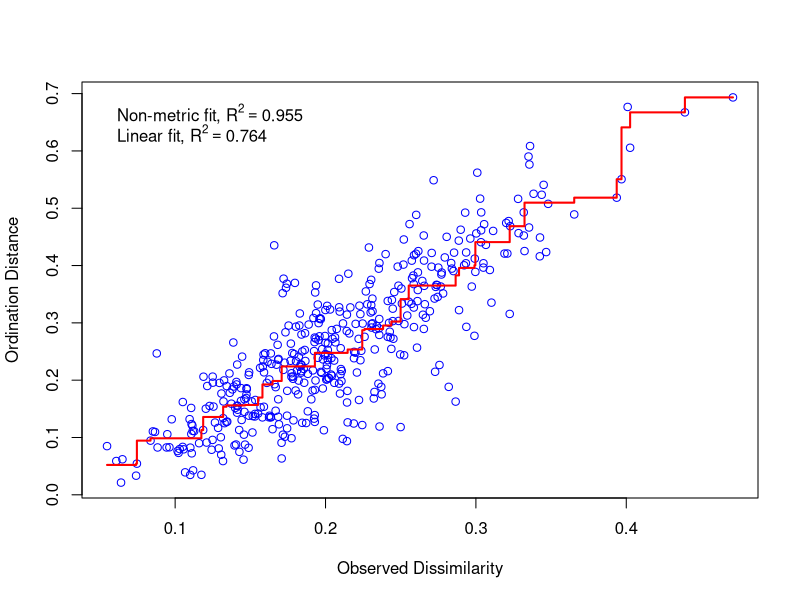
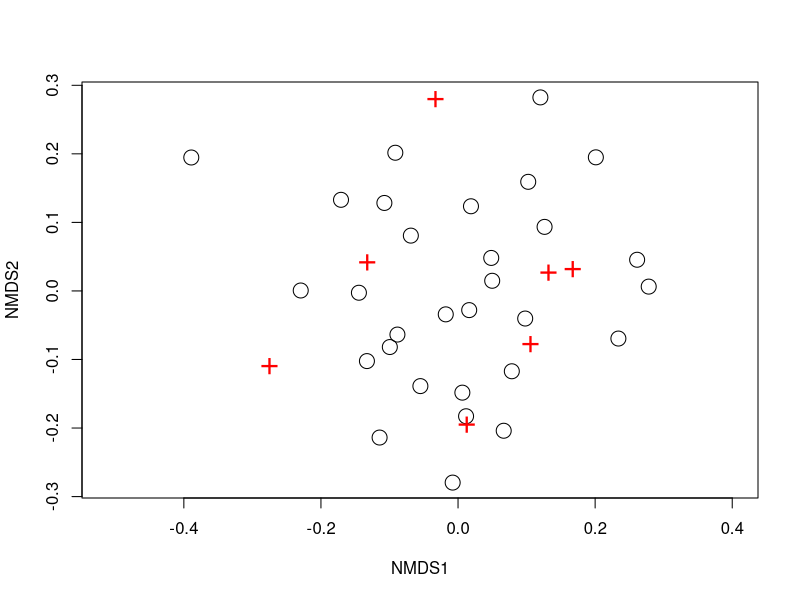
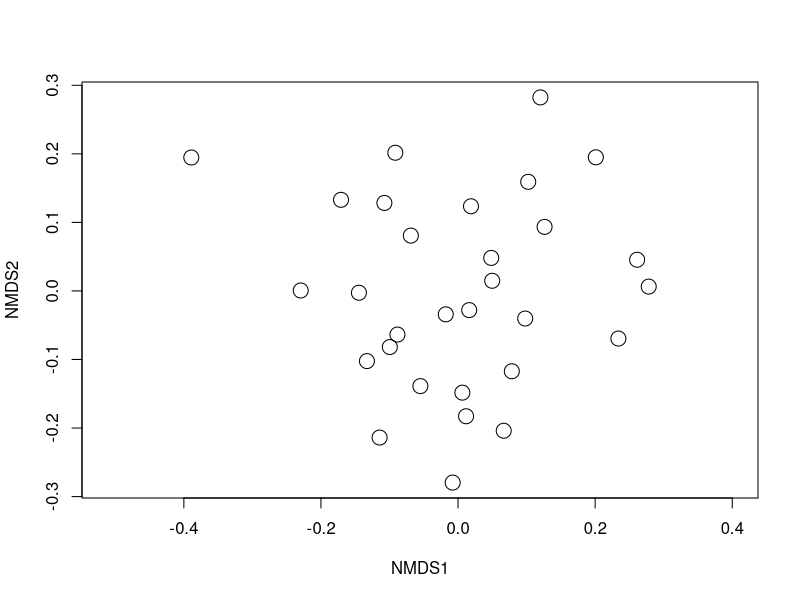
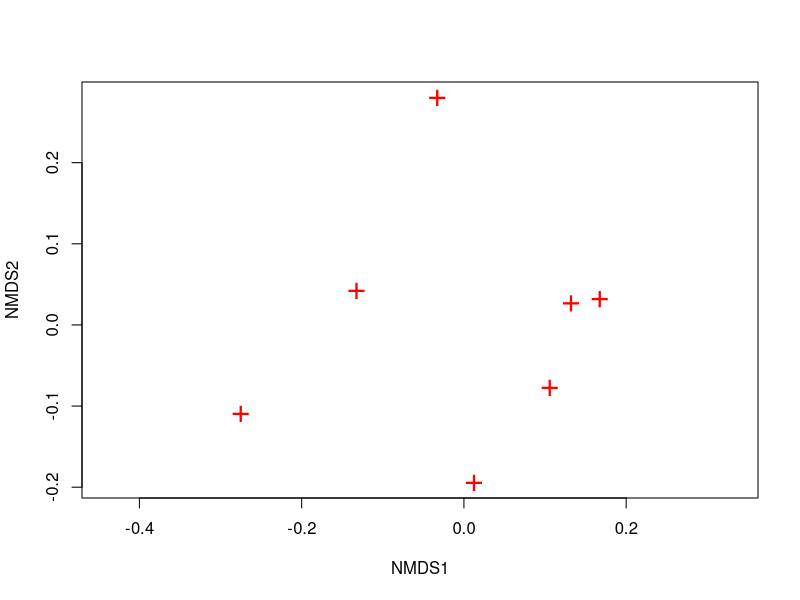
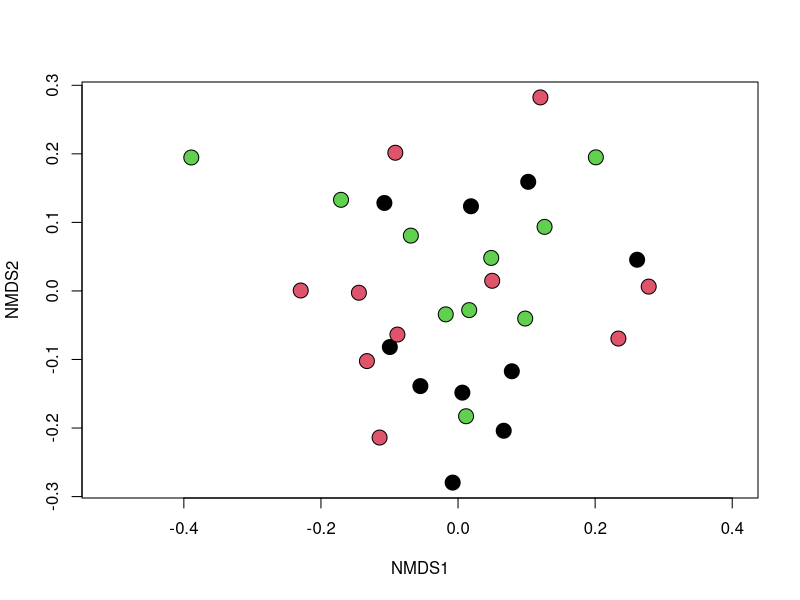
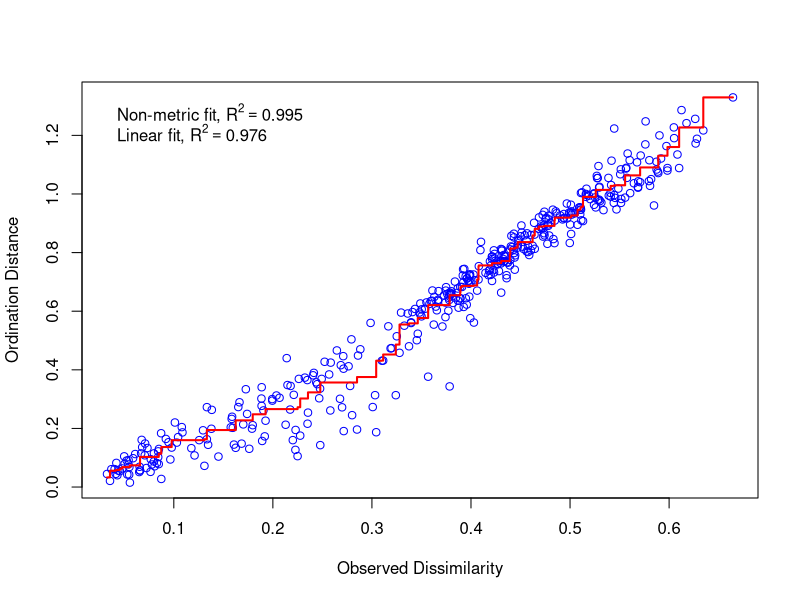
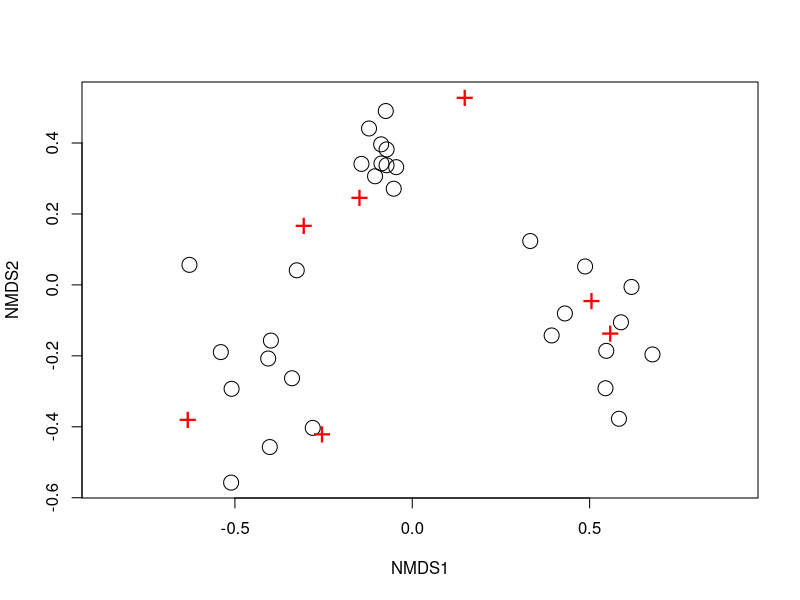
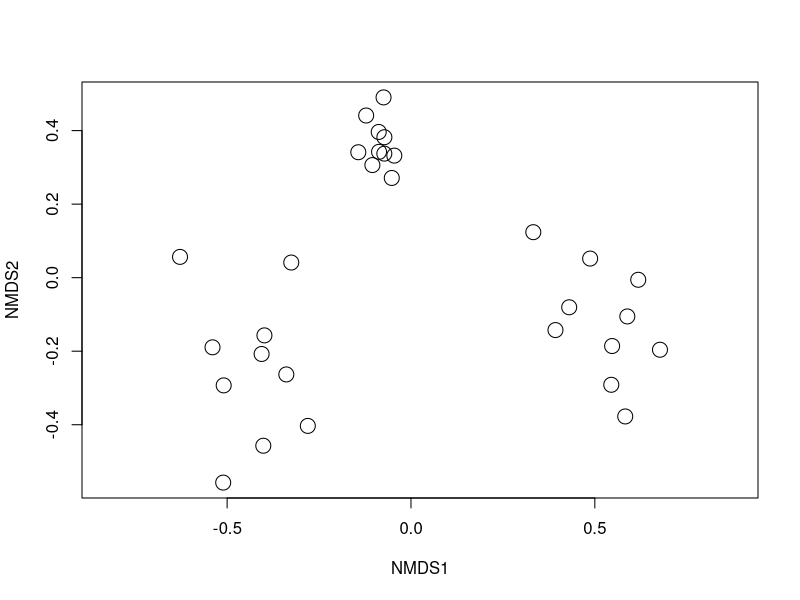

Write R code to recreate these figures, in order.
#libaries
library(vegan)

#data
data_random		<- 	read.csv("community_random_NMDS.csv", header=T)
data_structured	<- 	read.csv("community_structured_NMDS.csv", header=T)

#manipulating data into correct format
data_random2	<-	data_random[,3:9]		#removes non-numeric columns
data_random2	

data_random3	<-	as.matrix(data_random2)	#creates a matrix object
data_random3

ordination_1	<- 	metaMDS(data_random3, 
				trymax="1000")		#making the NMDS object
ordination_1

stressplot(ordination_1)				#diagnostic plot
plot(ordination_1, cex=2)				#plotting unaltered example
plot(ordination_1, cex=2, display="sites")	#plotting unaltered example, sites
plot(ordination_1, cex=2, display="species")	#plotting unaltered example, species#

#testing for significance
test1			<-	adonis2(data_random3~data_random$habitat)	#PERMANOVA
test1

#dirty example of plotting
color_vector<- rep(c(1,2,3), each=10)		#a vector to specify color
color_vector
plot(ordination_1, type="n")					#plotting in correct dimension, whitholding points
points(ordination_1, pch=21, bg=color_vector, cex=2)	#plotting points, specifying color


#repeat the process with the 'structured' dataset and compare
data_structured2	<-	data_structured[,3:9]		#removes non-numeric columns
data_structured2	

data_structured3	<-	as.matrix(data_structured2)	#creates a matrix object
data_structured3

ordination_2	<- 	metaMDS(data_structured3, 
				trymax="1000")		#making the NMDS object
ordination_2

stressplot(ordination_2)				#diagnostic plot
plot(ordination_2, cex=2)				#plotting unaltered example
plot(ordination_2, cex=2, display="sites")	#plotting unaltered example, sites
plot(ordination_2, cex=2, display="species")	#plotting unaltered example, species


#dirty example of plotting
color_vector<- rep(c(1,2,3), each=10)		#a vector to specify color
color_vector
plot(ordination_2, type="n")					#plotting in correct dimension, whitholding points
points(ordination_2, pch=21, bg=color_vector, cex=2)	#plotting points, specifying color

#testing for significance
test2			<-	adonis2(data_structured3~data_structured$habitat)	#PERMANOVA
test2